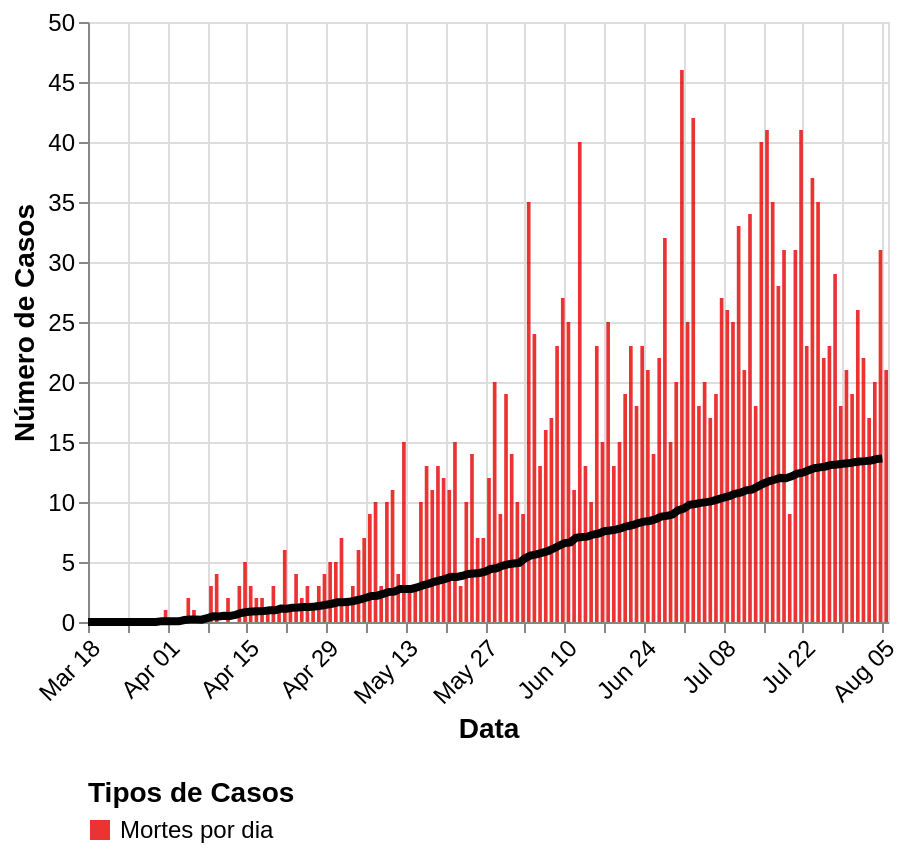

Vega-Lite specification for this chart:
### Vega-Lite specification from a JSON file in a GitHub repository (floating-point values rounded to 4 significant figures; data arrays with more than 128 entries replaced by an {"elided": "..."} marker saying what was removed)
{"$schema": "https://vega.github.io/schema/vega-lite/v5.json", "width": "container", "config": {"background": "transparent", "view": {"continuousWidth": 400, "continuousHeight": 300}}, "data": {"values": {"elided": "141 records"}, "format": {"parse": {"data": "date"}}}, "layer": [{"mark": {"type": "bar", "opacity": 0.8, "point": {"filled": false, "fill": "white"}, "strokeWidth": 2.5}, "encoding": {"color": {"type": "nominal", "field": "key", "legend": {"columns": 1, "labelFontSize": 12, "orient": "bottom", "title": "Tipos de Casos", "titleFontSize": 14}, "scale": {"domain": ["Mortes por dia"], "range": ["#e60000"]}}, "tooltip": [{"type": "temporal", "field": "data", "title": "Data"}, {"type": "quantitative", "field": "mortesPorDia", "title": "Mortes por dia"}, {"type": "quantitative", "field": "confirmadosAcumulados", "title": "Confirmados acumulados"}, {"type": "quantitative", "field": "mortesAcumuladas", "title": "Mortes acumuladas"}, {"type": "quantitative", "field": "taxa_letalidade", "format": ".2%", "title": "Taxa de letalidade"}], "x": {"type": "temporal", "axis": {"labelAngle": 315, "labelFontSize": 12, "title": "Data", "titleFontSize": 14}, "field": "data", "timeUnit": "monthdate"}, "y": {"type": "quantitative", "axis": {"labelFontSize": 12, "title": "Número de Casos", "titleFontSize": 14}, "field": "value"}}}, {"mark": "line", "encoding": {"y": {"field": "media_movel", "type": "quantitative"}, "x": {"type": "temporal", "field": "data", "timeUnit": "monthdate"}, "color": {"value": "black"}, "size": {"value": 4}, "tooltip": [{"field": "media_movel", "type": "quantitative", "aggregate": "mean", "format": ".2f", "title": "Média móvel de mortes diárias"}]}}], "transform": [{"fold": ["mortesPorDia"]}, {"calculate": "if((datum.key === 'mortesPorDia'),'Mortes por dia',datum.key)", "as": "key"}, {"calculate": "if((datum.key === 'confirmadosAcumulados'),'Confirmados acumulados',datum.key)", "as": "key"}, {"calculate": "if((datum.key === 'mortesAcumuladas'),'Mortes acumuladas',datum.key)", "as": "key"}, {"calculate": "datum.mortesAcumuladas / datum.confirmadosAcumulados", "as": "taxa_letalidade"}, {"window": [{"field": "mortesPorDia", "op": "mean", "as": "media_movel"}]}]}
